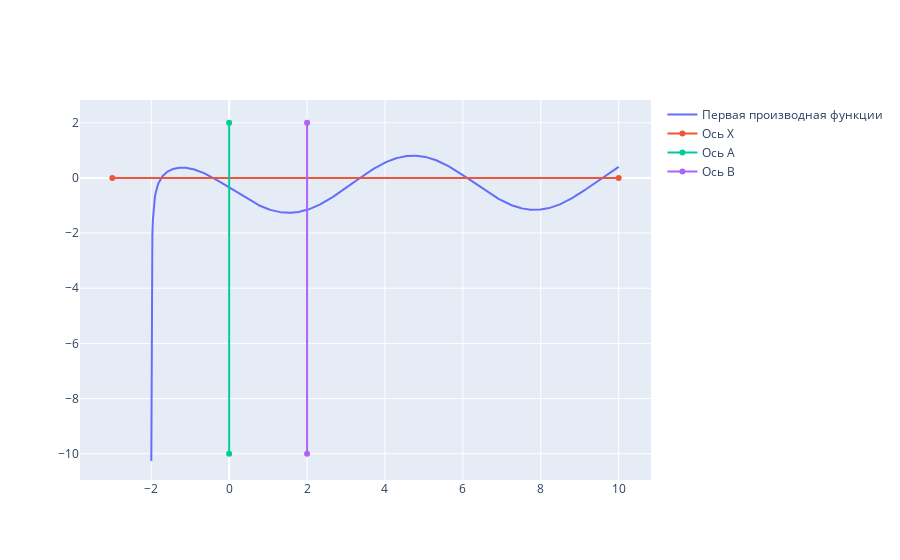

Source (notebook cell):
### Markdown cell above
## Метод Ньютона

### Code cell
fig = go.Figure()

fig.add_trace(go.Scatter(x=x,
                         y=y_f1,
                         name="Первая производная функции"))

fig.add_trace(go.Scatter(x=[begin, end], 
                         y=[0, 0], 
                         name="Ось Х"))


fig.add_trace(go.Scatter(x=[a, a], 
                         y=[-10, 2], 
                         name="Ось A"))

fig.add_trace(go.Scatter(x=[b, b], 
                         y=[-10, 2], 
                         name="Ось B"))

fig.show()

### Figure 1 — Plotly figure (JSON) as saved in the notebook; plotly's stock layout.template omitted (floating-point values rounded to 4 significant figures; data arrays with more than 128 entries replaced by an {"elided": "..."} marker saying what was removed)
{"data": [{"name": "Первая производная функции", "type": "scatter", "x": {"elided": "1000 float values"}, "y": {"elided": "1000 float values"}}, {"name": "Ось Х", "type": "scatter", "x": [-3, 10], "y": [0, 0]}, {"name": "Ось A", "type": "scatter", "x": [0, 0], "y": [-10, 2]}, {"name": "Ось B", "type": "scatter", "x": [2, 2], "y": [-10, 2]}], "layout": {}}
